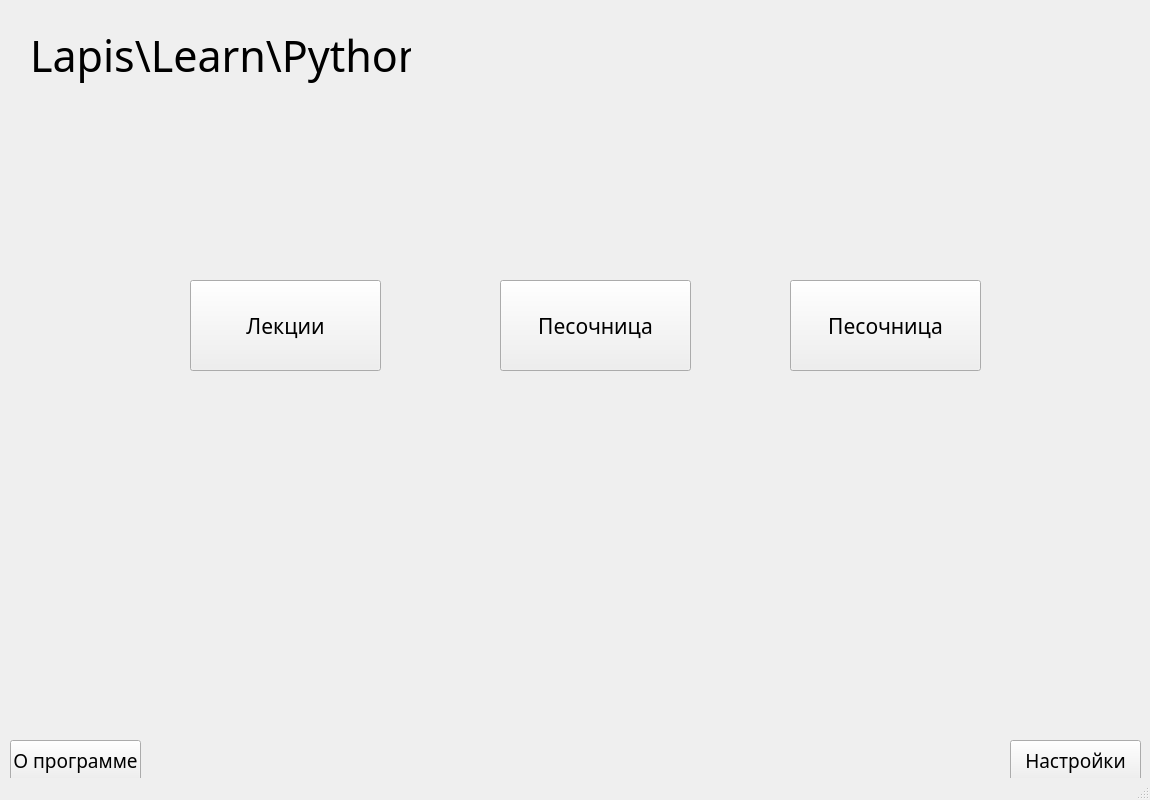
<?xml version="1.0" encoding="UTF-8"?>
<ui version="4.0">
 <class>MainWindow</class>
 <widget class="QMainWindow" name="MainWindow">
  <property name="geometry">
   <rect>
    <x>0</x>
    <y>0</y>
    <width>1150</width>
    <height>800</height>
   </rect>
  </property>
  <property name="windowTitle">
   <string>MainWindow</string>
  </property>
  <widget class="QWidget" name="centralwidget">
   <widget class="QPushButton" name="SandboxButton">
    <property name="geometry">
     <rect>
      <x>790</x>
      <y>280</y>
      <width>191</width>
      <height>91</height>
     </rect>
    </property>
    <property name="font">
     <font>
      <family>JetBrains Mono</family>
      <pointsize>16</pointsize>
     </font>
    </property>
    <property name="text">
     <string>Песочница</string>
    </property>
   </widget>
   <widget class="QPushButton" name="AboutButton">
    <property name="geometry">
     <rect>
      <x>10</x>
      <y>740</y>
      <width>131</width>
      <height>41</height>
     </rect>
    </property>
    <property name="font">
     <font>
      <family>JetBrains Mono</family>
      <pointsize>14</pointsize>
     </font>
    </property>
    <property name="text">
     <string>О программе</string>
    </property>
   </widget>
   <widget class="QLabel" name="MainLabel">
    <property name="geometry">
     <rect>
      <x>30</x>
      <y>10</y>
      <width>381</width>
      <height>91</height>
     </rect>
    </property>
    <property name="font">
     <font>
      <family>Lumberjack</family>
      <pointsize>32</pointsize>
     </font>
    </property>
    <property name="styleSheet">
     <string notr="true">color: black;</string>
    </property>
    <property name="text">
     <string>Lapis\Learn\Python</string>
    </property>
   </widget>
   <widget class="QPushButton" name="LectureButton">
    <property name="geometry">
     <rect>
      <x>190</x>
      <y>280</y>
      <width>191</width>
      <height>91</height>
     </rect>
    </property>
    <property name="font">
     <font>
      <family>JetBrains Mono</family>
      <pointsize>16</pointsize>
     </font>
    </property>
    <property name="styleSheet">
     <string notr="true"/>
    </property>
    <property name="text">
     <string>Лекции</string>
    </property>
   </widget>
   <widget class="QPushButton" name="SettingsButton">
    <property name="geometry">
     <rect>
      <x>1010</x>
      <y>740</y>
      <width>131</width>
      <height>41</height>
     </rect>
    </property>
    <property name="font">
     <font>
      <family>JetBrains Mono</family>
      <pointsize>14</pointsize>
     </font>
    </property>
    <property name="text">
     <string>Настройки</string>
    </property>
   </widget>
   <widget class="QPushButton" name="TaskButton">
    <property name="geometry">
     <rect>
      <x>500</x>
      <y>280</y>
      <width>191</width>
      <height>91</height>
     </rect>
    </property>
    <property name="font">
     <font>
      <family>JetBrains Mono</family>
      <pointsize>16</pointsize>
     </font>
    </property>
    <property name="text">
     <string>Песочница</string>
    </property>
   </widget>
  </widget>
  <widget class="QMenuBar" name="menubar">
   <property name="geometry">
    <rect>
     <x>0</x>
     <y>0</y>
     <width>1150</width>
     <height>21</height>
    </rect>
   </property>
  </widget>
  <widget class="QStatusBar" name="statusbar"/>
 </widget>
 <resources/>
 <connections/>
</ui>
